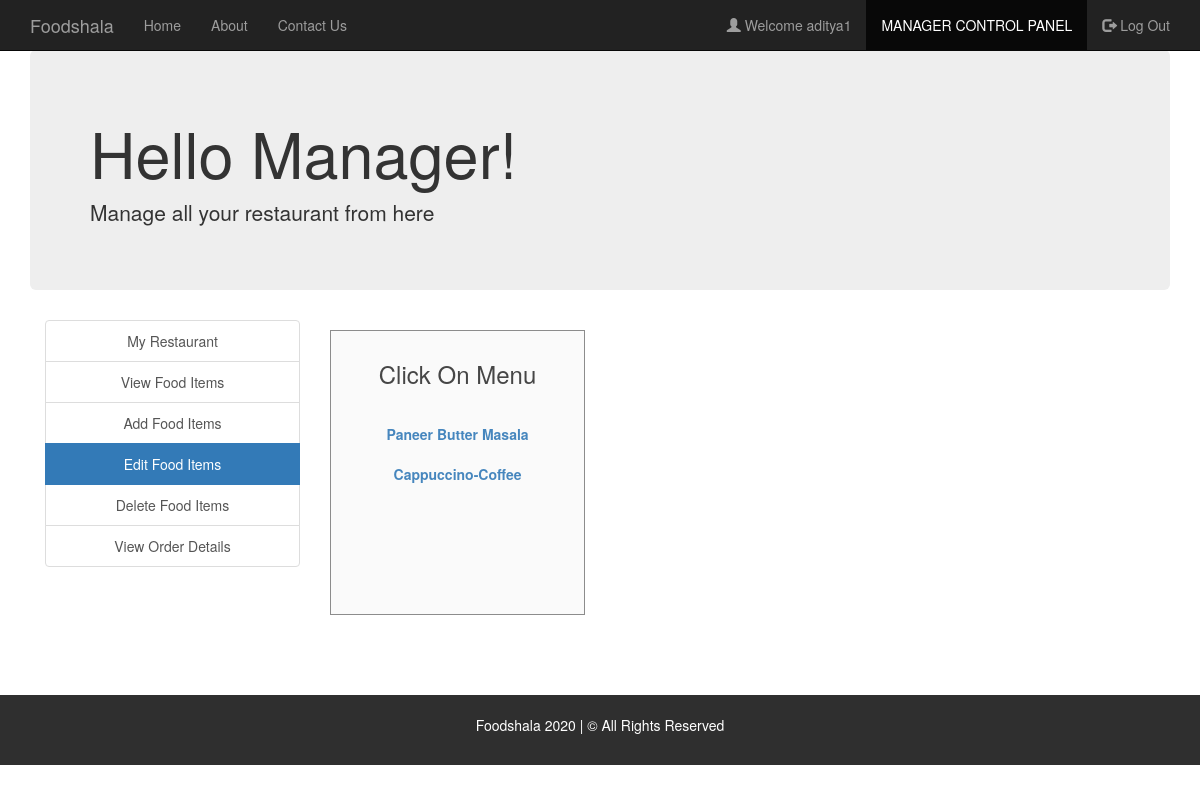
/edit_food_items.php (signed in), run on the app's committed database.
### tables this page shows
CREATE TABLE `MANAGER` (
  `username` varchar(30) NOT NULL,
  `fullname` varchar(30) NOT NULL,
  `email` varchar(30) NOT NULL,
  `contact` varchar(30) NOT NULL,
  `address` varchar(50) NOT NULL,
  `password` varchar(30) NOT NULL
);

CREATE TABLE `FOOD` (
  `F_ID` int(30) NOT NULL,
  `name` varchar(30) NOT NULL,
  `price` int(30) NOT NULL,
  `description` varchar(200) NOT NULL,
  `R_ID` int(30) NOT NULL,
  `images_path` varchar(200) NOT NULL
);

### session_m.php (called while the page is built, shortened)
<?php
$conn = Connect();
$user_check=$_SESSION['login_user1'];
$query = "SELECT username FROM MANAGER WHERE username = '$user_check'";
$ses_sql = mysqli_query($conn, $query);
$row = mysqli_fetch_assoc($ses_sql);
$login_session =$row['username'];
?>

### edit_food_items.php (the view, shortened to what this page needs)
<?php
include('session_m.php');
?>
<!DOCTYPE html>
<html>
  <head>
  </head>
  <link rel="stylesheet" type = "text/css" href ="css/edit_food_items.css">
  <link rel="stylesheet" type = "text/css" href ="css/bootstrap.min.css">
  <body>
    <nav class="navbar navbar-inverse navbar-fixed-top navigation-clean-search" role="navigation">
      <div class="container">
        <div class="navbar-header">
          <a class="navbar-brand" href="index.php">Foodshala</a>
        </div>
        <div class="collapse navbar-collapse " id="myNavbar">
          <ul class="nav navbar-nav">
            <li><a href="index.php">Home</a></li>
            <li><a href="aboutus.php">About</a></li>
            <li><a href="contactus.php">Contact Us</a></li>
          </ul>
          <ul class="nav navbar-nav navbar-right">
            <li><a href="#"><span class="glyphicon glyphicon-user"></span> Welcome <?php echo $login_session; ?> </a></li>
            <li class="active"> <a href="managerlogin.php">MANAGER CONTROL PANEL</a></li>
            <li><a href="logout_m.php"><span class="glyphicon glyphicon-log-out"></span> Log Out </a></li>
          </ul>
        </div>
      </div>
    </nav>
<div class="container">
    <div class="jumbotron">
     <h1>Hello Manager! </h1>
     <p>Manage all your restaurant from here</p>
    </div>
    </div>
<div class="container">
    	<div class="col-xs-3" style="text-align: center;">
    	<div class="list-group">
    		<a href="myrestaurant.php" class="list-group-item ">My Restaurant</a>
    		<a href="view_food_items.php" class="list-group-item ">View Food Items</a>
    		<a href="add_food_items.php" class="list-group-item ">Add Food Items</a>
    		<a href="edit_food_items.php" class="list-group-item active">Edit Food Items</a>
    		<a href="delete_food_items.php" class="list-group-item ">Delete Food Items</a>
        <a href="view_order_details.php" class="list-group-item ">View Order Details</a>
    	</div>
    </div>
<div class="col-xs-3">
  <div class="form-area" style="padding: 10px 10px 110px 10px; ">
    <div style="text-align: center;">
      <h3>Click On Menu <br><br></h3>
    </div>
    <?php
    $query = mysqli_query($conn, "SELECT * FROM food f WHERE f.R_ID IN (SELECT r.R_ID FROM RESTAURANTS r WHERE r.M_ID='$user_check') ORDER BY F_ID");
    while ($row = mysqli_fetch_array($query)) {
      ?>
      <div class="list-group" style="text-align: center;">
        <?php
      echo "<b><a href='edit_food_items.php?update= {$row['F_ID']}'>{$row['name']}</a></b>";
        ?>
      </div>
    <?php
    }
    ?>
  </div>
</div>
</div>
  </body>
<br>
  <footer class="container-fluid bg-4 text-center">
  <br>
  <p> Foodshala 2020 | &copy All Rights Reserved </p>
  <br>
  </footer>
</html>

### css/edit_food_items.css (style rules this page uses)
body,html { height: 100%; }
body { padding-top: 50px; background-image: url('headerimg2.jpg'); background-repeat: repeat; background-size: 100%; }
.bg-4 { background-color: #2f2f2f; color: #ffffff; }
footer { display: block; }
.form-area { background-color: #FAFAFA; padding: 10px 40px 60px; margin: 10px 0px 60px; border: 1px solid GREY; opacity:0.9; }

### data on the page
manager: username "aditya1"
food: name "Paneer Butter Masala"
food: name "Cappuccino-Coffee"
